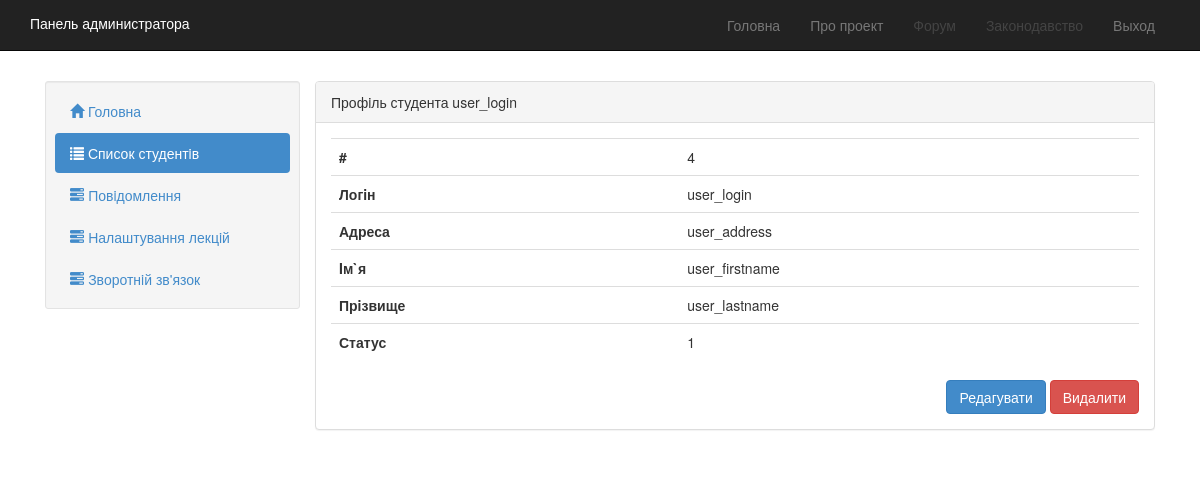
Screenshot of /cpanel/list/user_login (signed in) with the database file from the repository.
### tables this page shows
CREATE TABLE `users` (
  `id` int(11) NOT NULL,
  `login` varchar(25) DEFAULT NULL,
  `firstname` varchar(30) DEFAULT NULL,
  `lastname` varchar(30) DEFAULT NULL,
  `address` text,
  `school_id` int(11) DEFAULT NULL,
  `status` tinyint(1) NOT NULL DEFAULT '1',
  `password` text NOT NULL,
  `uid` int(11) NOT NULL
);

### application/core/view.php (called while the page is built, shortened)
<?php
class View
{
    function generateCpTpl($view, $data = null)
    {
        include PATH_SITE . '/application/views/cpanel/index.php';
    }
}

### application/bootstrap.php (called while the page is built, shortened)
<?php
require_once("core/view.php");
Route::start();

### index.php (called while the page is built, shortened)
<?php
require_once("application/bootstrap.php");

### application/models/model_cpanel.php (called while the page is built, shortened)
<?php
Class Model_Cpanel extends Model {
    function get_user_by_login($login) {
        try {
            $db = Database::getInstance();
            $_dbh = $db->getConnection();
            $_dbh->exec('SET NAMES utf8');
            $stmt = $_dbh->prepare("SELECT * FROM users WHERE login=:login");
            $stmt->bindParam(":login", $login);
            $stmt->execute();
            $result = $stmt->fetch(PDO::FETCH_ASSOC);
        } catch (PDOException $e) {
            throw new CustomException("Query error");
        }
        return $result;
    }
}

### application/views/cpanel/list/user.php (the view, shortened to what this page needs)
<div class="panel panel-default">
    <div class="panel-heading">Профiль студента <? echo $data['login']; ?></div>
    <div class="panel-body">
        <table class="table list">
            <tbody>
            <tr>
                <td>#</td>
                <td><? echo $data['uid']; ?></td>
            </tr>
            <tr>
                <td>Логiн</td>
                <td><? echo $data['login']; ?></td>
            </tr>
            <tr>
                <td>Адреса</td>
                <td><? echo $data['address']; ?></td>
            </tr>
            <tr>
                <td>Iм`я</td>
                <td><? echo $data['firstname']; ?></td>
            </tr>
            <tr>
                <td>Прiзвище</td>
                <td><? echo $data['lastname']; ?></td>
            </tr>
            <tr>
                <td>Статус</td>
                <td><? echo $data['status']; ?></td>
            </tr>
            </tbody>
        </table>
        <div class="text-right">
            <a href="<? echo $baseURI; ?>/cpanel/edit_user/<? echo $data['login']; ?>" class="btn btn-default btn-primary">Редагувати</a>
            <a href="<? echo $baseURI; ?>/cpanel/remove_user/<? echo $data['login']; ?>" class="btn btn-default btn-danger">Видалити</a>
        </div>
    </div>
</div>

### assets/css/style.css (style rules this page uses)
html, body { height:100%; }
body { margin:0; padding:0; font-family: Roboto; font-size:18px; line-height:1.4; color:#3b3b3b; background: #fff }
.list tr td:first-child { font-weight: bold; }

### rows the page displays
users: login "user_login", uid "4", address "user_address", firstname "user_firstname", lastname "user_lastname", status "1"

### other values shown
$link['content'] "Головна"
$link['content'] "Список студентiв"
$link['content'] "Повiдомлення"
$link['content'] "Налаштування лекцiй"
$link['content'] "Зворотнiй зв'язок"
